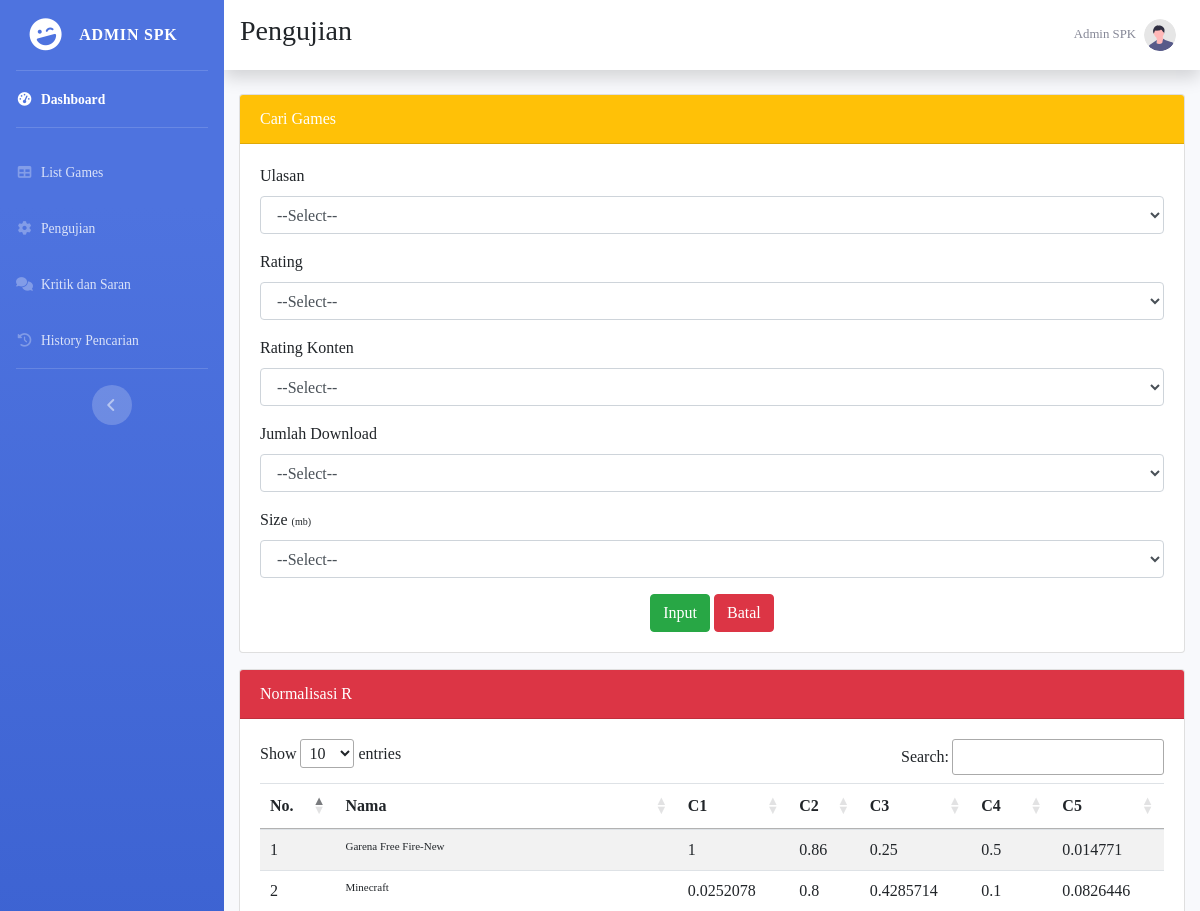
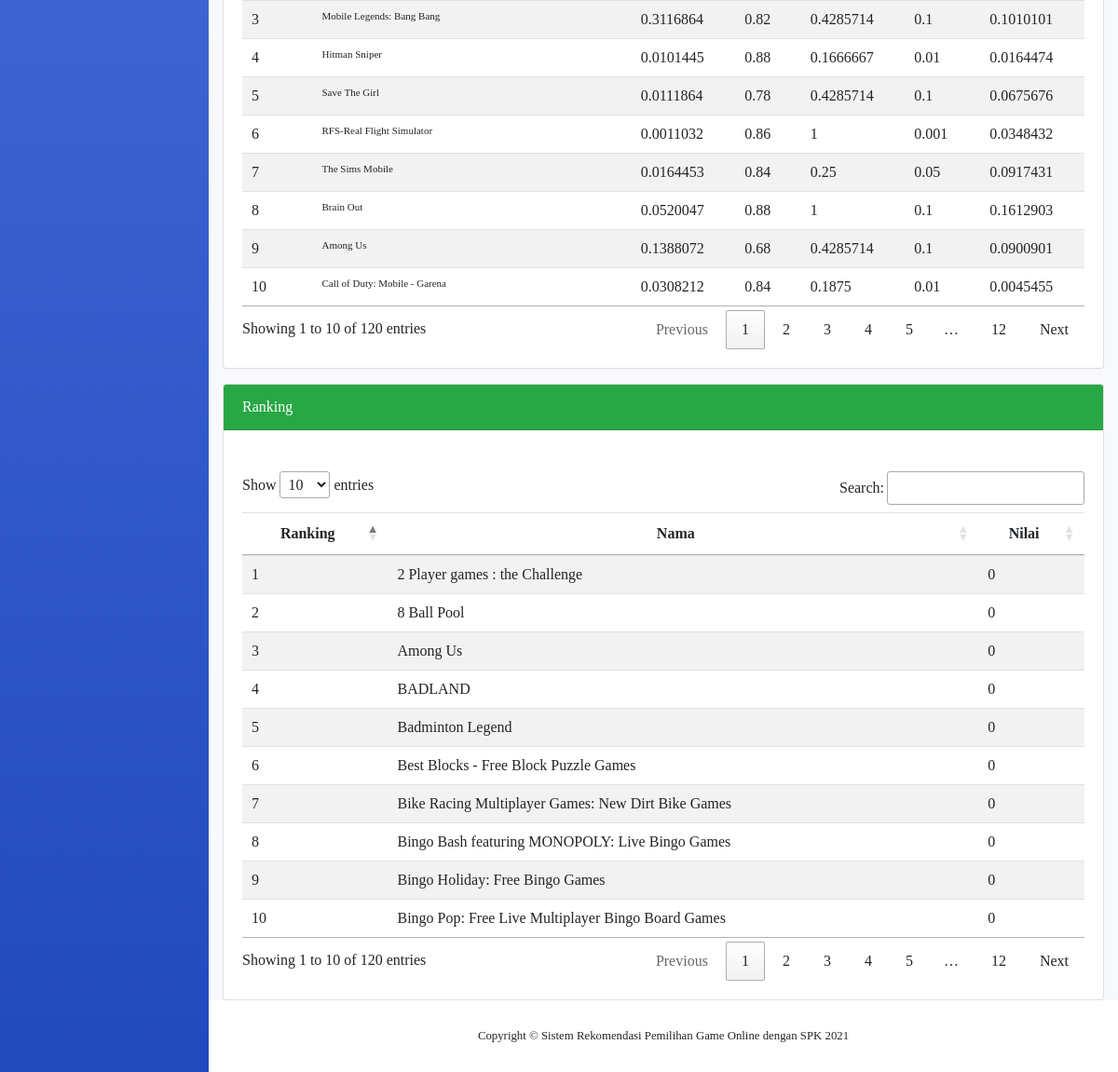
Page /halamanperhitunganadmin.php (signed in) on the committed database (2 pictures, top to bottom).
### tables this page shows
CREATE TABLE `kriteria` (
  `id_kriteria` int(11) NOT NULL,
  `ulasan` int(11) NOT NULL,
  `rating` float NOT NULL,
  `violance` float NOT NULL,
  `download` int(11) NOT NULL,
  `size` int(11) NOT NULL,
  `id_game` int(11) NOT NULL
);

CREATE TABLE `game` (
  `id` int(11) NOT NULL,
  `nama` varchar(50) NOT NULL,
  `gambar` varchar(50) NOT NULL
);

### halamanperhitunganadmin.php (the view, shortened to what this page needs)
<!DOCTYPE html>
<html lang="en">
<head>
    <link href="vendor/fontawesome-free/css/all.min.css" rel="stylesheet" type="text/css">
    <link href="css/sb-admin-2.min.css" rel="stylesheet">
    <link href="//netdna.bootstrapcdn.com/font-awesome/3.2.1/css/font-awesome.css" rel="stylesheet">
    <link rel="stylesheet" href="https://stackpath.bootstrapcdn.com/bootstrap/4.5.0/css/bootstrap.min.css">
    <link rel="stylesheet" href="https://cdn.datatables.net/1.10.21/css/jquery.dataTables.min.css">
    <link href="//netdna.bootstrapcdn.com/font-awesome/3.2.1/css/font-awesome.css" rel="stylesheet">
    <link rel="stylesheet" href="style.css">
</head>
<body id="page-top">
    <div id="wrapper">
        <ul class="navbar-nav bg-gradient-primary sidebar sidebar-dark accordion" id="accordionSidebar">
            <a class="sidebar-brand d-flex align-items-center justify-content-center" href="index.html">
                <div class="sidebar-brand-icon rotate-n-15">
                    <i class="fas fa-laugh-wink"></i>
                </div>
                <div class="sidebar-brand-text mx-3">Admin SPK</div>
            </a>
            <hr class="sidebar-divider my-0">
            <li class="nav-item active">
                <a class="nav-link" href="dashboardadmin.php">
                    <i class="fas fa-fw fa-tachometer-alt"></i>
                    <span>Dashboard</span></a>
            </li>
            <hr class="sidebar-divider">
            <li class="nav-item">
                <a class="nav-link collapsed" href="halamanlistgameadmin.php" aria-expanded="true" aria-controls="collapseTwo">
                    <i class="fas fa-fw fa-table"></i>
                    <span>List Games</span>
                </a>
            </li>
            <li class="nav-item">
                <a class="nav-link collapsed" href="halamanperhitunganadmin.php" aria-expanded="true" aria-controls="collapseUtilities">
                    <i class="fas fa-fw fa-cog"></i>
                    <span>Pengujian</span>
                </a>
            </li>
            <li class="nav-item">
                <a class="nav-link collapsed" href="halamankritiksaranadmin.php" aria-expanded="true" aria-controls="collapseUtilities">
                    <i class="fas fa-fw fa-comments"></i>
                    <span>Kritik dan Saran</span>
                </a>
            </li>
              <li class="nav-item">
                <a class="nav-link collapsed" href="halamanhistoryadmin.php" aria-expanded="true" aria-controls="collapseUtilities">
                    <i class="fas fa-fw fa-history"></i>
                    <span>History Pencarian</span>
                </a>
            </li>
            <hr class="sidebar-divider d-none d-md-block">
            <div class="text-center d-none d-md-inline">
                <button class="rounded-circle border-0" id="sidebarToggle"></button>
            </div>
        </ul>
        <div id="content-wrapper" class="d-flex flex-column">
            <div id="content">
                <nav class="navbar navbar-expand navbar-light bg-white topbar mb-4 static-top shadow">
                    <h3>Pengujian</h3>
                    <ul class="navbar-nav ml-auto">
                        <li class="nav-item dropdown no-arrow">
                            <a class="nav-link dropdown-toggle" href="#" id="userDropdown" role="button" data-toggle="dropdown" aria-haspopup="true" aria-expanded="false">
                                <span class="mr-2 d-none d-lg-inline text-gray-600 small">Admin SPK</span>
                                <img class="img-profile rounded-circle" src="img/undraw_profile.svg">
                            </a>
                        </li>
                    </ul>
                </nav>
                <div class="container-fluid">
                    <div class="card mt-3">
                        <div class="card-header bg-warning text-white">
                            Cari Games
                        </div>
                        <div class="card-body">
                            <form name="form-input" method="post" action="halamanperhitunganadmin.php">
                                <div class="form-group">
                                    <label for="ulasan">Ulasan </label>
                                    <select class="form-control" name="ulasan" required>
                                         <option value=""> --Select--</option>
                                    </select>
                                </div>
                                <div class="form-group">
                                    <label for="rating">Rating </label>
                                    <select class="form-control" name="rating" required>
                                        <option value=""> --Select--</option>
                                    </select>
                                </div>
                                <div class="form-group">
                                    <label for="violance">Rating Konten </label>
                                    <select class="form-control" name="violance" required>
                                      <option value="" style="font-size:16px;"> --Select--</option>
                                    </select>
                                </div>
                                <div class="form-group">
                                    <label for="download">Jumlah Download </label>
                                    <select class="form-control" name="download" required>
                                         <option value=""> --Select--</option>
                                    </select>
                                </div>
                                <div class="form-group">
                                    <label for="size">Size <font size="1">(mb)</font> </label>
                                    <select class="form-control" name="size" required>
                                         <option value=""> --Select--</option>
                                    </select>
                                </div>
                                <center><input onclick="toBottom()" type="submit" class="btn btn-success" name="bobot" value="Input">
                                    <input type="reset" class="btn btn-danger" name="batal" value="Batal">
                                </center>
                            </form>
                        </div>
                    </div>
                    <div class="card mt-3">
                        <div class="card-header bg-danger text-white">
                            Normalisasi R
                        </div>
                        <div class="card-body">
                            <?php
                            include "koneksi.php";
                            ?>
                            <!-- <table class="table table-striped table-bordered table-responsive-lg">
                    <thead class="thead-dark"> -->
                            <table class="table table-striped myTable">
                                <thead>
                                    <tr>
                                        <th>No.</th>
                                        <th>Nama</th>
                                        <th>C1</th>
                                        <th>C2</th>
                                        <th>C3</th>
                                        <th>C4</th>
                                        <th>C5</th>
                                    </tr>
                                </thead>
                                <tbody>
                                    <?php
                                    $nmr = 1;
                                    $sqlMax = mysqli_query($koneksi, "SELECT MAX(ulasan) as MAX1,
                                                            MAX(rating) as MAX2,
                                                            MIN(violance) as MIN3,
                                                            MAX(download) as MAX4,
                                                            MIN(size) as MIN5
                                                            FROM kriteria
                                                            INNER JOIN game
                                                            ON game.id = kriteria.id_game");
                                    $max = mysqli_fetch_array($sqlMax);
                                    $sqlKriteria = "SELECT *
                                     FROM kriteria
                                     INNER JOIN game
                                     ON game.id = kriteria.id_game";
                                    $hasil = mysqli_query($koneksi, $sqlKriteria);
                                    while ($row = mysqli_fetch_array($hasil)) {
                                    ?>
                                        <tr>
                                            <td data-label="No."><?php echo $nmr; ?></td>
                                            <td data-label="Nama" style="font-size: 11px;"><?php echo $row['nama']; ?></td>
                                            <td data-label="C1"><?php echo round($row['ulasan'] / $max['MAX1'], 7); ?></td>
                                            <td data-label="C2"><?php echo round($row['rating'] / $max['MAX2'], 7); ?></td>
                                            <td data-label="C3"><?php echo round($max['MIN3'] / $row['violance'], 7); ?></td>
                                            <td data-label="C4"><?php echo round($row['download'] / $max['MAX4'], 7); ?></td>
                                            <td data-label="C5"><?php echo round($max['MIN5'] / $row['size'], 7); ?></td>
                                        </tr>
                                    <?php
                                        $nmr++;
                                    }
                                    ?>
                                </tbody>
                            </table>
                        </div>
                    </div>
                    <div class="card mt-3">
                        <div class="card-header bg-success text-white">
                            Ranking
                        </div>
                        <div class="card-body">
                            <?php
                            include "koneksi.php";
                            ?>
                            <br>
                            <table class="table table-striped myTable2  ">
                                <thead>
                                    <tr>
                                        <th>
                                            <center>Ranking</center>
                                        </th>
                                        <th>
                                            <center>Nama</center>
                                        </th>
                                        <th>
                                            <center>Nilai</center>
                                        </th>
                                    </tr>
                                </thead>
                                <tbody>
                                    <?php
                                    $sqlRank = mysqli_query($koneksi, "
                        SELECT MAX(ulasan) as MAX1,
                        MAX(rating) as MAX2,
                        MIN(violance) as MIN3,
                        MAX(download) as MAX4,
                        MIN(size) as MIN5
                        FROM
                        kriteria
                        INNER JOIN game ON game.id = kriteria.id_game");
                                    $max = mysqli_fetch_array($sqlRank);
                                    $sqlRank = "SELECT * FROM kriteria
                        INNER JOIN game ON game.id = kriteria.id_game";
                                    $rank = mysqli_query($koneksi, $sqlRank);
                                    while ($row = mysqli_fetch_array($rank)) {
                                        $saw = round(
                                            (($row['ulasan'] / $max['MAX1']) * $W1) +
                                                (($row['rating'] / $max['MAX2']) * $W2) +
                                                (($max['MIN3'] / $row['violance']) * $W3) +
                                                (($row['download'] / $max['MAX4']) * $W4) +
                                                (($max['MIN5'] / $row['size']) * $W5),
                                            6
                                        );
                                        $row['saw'] = $saw;
                                        $data[] = array(
                                            'nama' => $row['nama'],
                                            'ulasan' => $row['ulasan'],
                                            'rating' => $row['rating'],
                                            'violance' => $row['violance'],
                                            'download' => $row['download'],
                                            'size' => $row['size'],
                                            'saw' => $saw
                                        );
                                    }
                                    foreach ($data as $key => $isi) {
                                        $saw1[$key] = $isi['saw'];
                                    }
                                    array_multisort($saw1, SORT_DESC, $data);
                                    ?>
                                    <?php
                                    $nmr2 = 1;
                                    foreach ($data as $item) {
                                        echo "<tr>
                                        <td data-label='Rank'>$nmr2</td>
                                        <td data-label='Nama'>$item[nama]</td>
                                        <td data-label='SAW'>$item[saw]</td>
                                    </tr>"
                                    ?>
                                    <?php
                                        $nmr2++;
                                    }
                                    ?>
                                </tbody>
                            </table>
                        </div>
                    </div>
                </div>
            </div>
            <footer class="sticky-footer bg-white">
                <div class="container my-auto">
                    <div class="copyright text-center my-auto">
                        <span>Copyright &copy; Sistem Rekomendasi Pemilihan Game Online dengan SPK 2021</span>
                    </div>
                </div>
            </footer>
        </div>
    </div>
</body>
</html>

### style.css (style rules this page uses)
body { font-family:"Raleway"; }

### rows in the picture
kriteria: id_game.nama "Garena Free Fire-New", MAX1 "1", MAX2 "0.86", violance "0.25", MAX4 "0.5", size "0.014771"
kriteria: id_game.nama "Minecraft", MAX1 "0.0252078", MAX2 "0.8", violance "0.4285714", MAX4 "0.1", size "0.0826446"
kriteria: id_game.nama "Mobile Legends: Bang Bang", MAX1 "0.3116864", MAX2 "0.82", violance "0.4285714", MAX4 "0.1", size "0.1010101"
kriteria: id_game.nama "Hitman Sniper", MAX1 "0.0101445", MAX2 "0.88", violance "0.1666667", MAX4 "0.01", size "0.0164474"
kriteria: id_game.nama "Save The Girl", MAX1 "0.0111864", MAX2 "0.78", violance "0.4285714", MAX4 "0.1", size "0.0675676"
kriteria: id_game.nama "RFS-Real Flight Simulator", MAX1 "0.0011032", MAX2 "0.86", violance "1", MAX4 "0.001", size "0.0348432"
kriteria: id_game.nama "The Sims Mobile", MAX1 "0.0164453", MAX2 "0.84", violance "0.25", MAX4 "0.05", size "0.0917431"
kriteria: id_game.nama "Brain Out", MAX1 "0.0520047", MAX2 "0.88", violance "1", MAX4 "0.1", size "0.1612903"
kriteria: id_game.nama "Among Us", MAX1 "0.1388072", MAX2 "0.68", violance "0.4285714", MAX4 "0.1", size "0.0900901", item "0"
kriteria: id_game.nama "Call of Duty: Mobile - Garena", MAX1 "0.0308212", MAX2 "0.84", violance "0.1875", MAX4 "0.01", size "0.0045455"
kriteria: id_game.nama "2 Player games : the Challenge", item "0"
kriteria: id_game.nama "8 Ball Pool", item "0"
kriteria: id_game.nama "BADLAND", item "0"
kriteria: id_game.nama "Badminton Legend", item "0"
kriteria: id_game.nama "Best Blocks - Free Block Puzzle Games", item "0"
kriteria: id_game.nama "Bike Racing Multiplayer Games: New Dirt Bike Games", item "0"
kriteria: id_game.nama "Bingo Bash featuring MONOPOLY: Live Bingo Games", item "0"
kriteria: id_game.nama "Bingo Holiday: Free Bingo Games", item "0"
kriteria: id_game.nama "Bingo Pop: Free Live Multiplayer Bingo Board Games", item "0"
